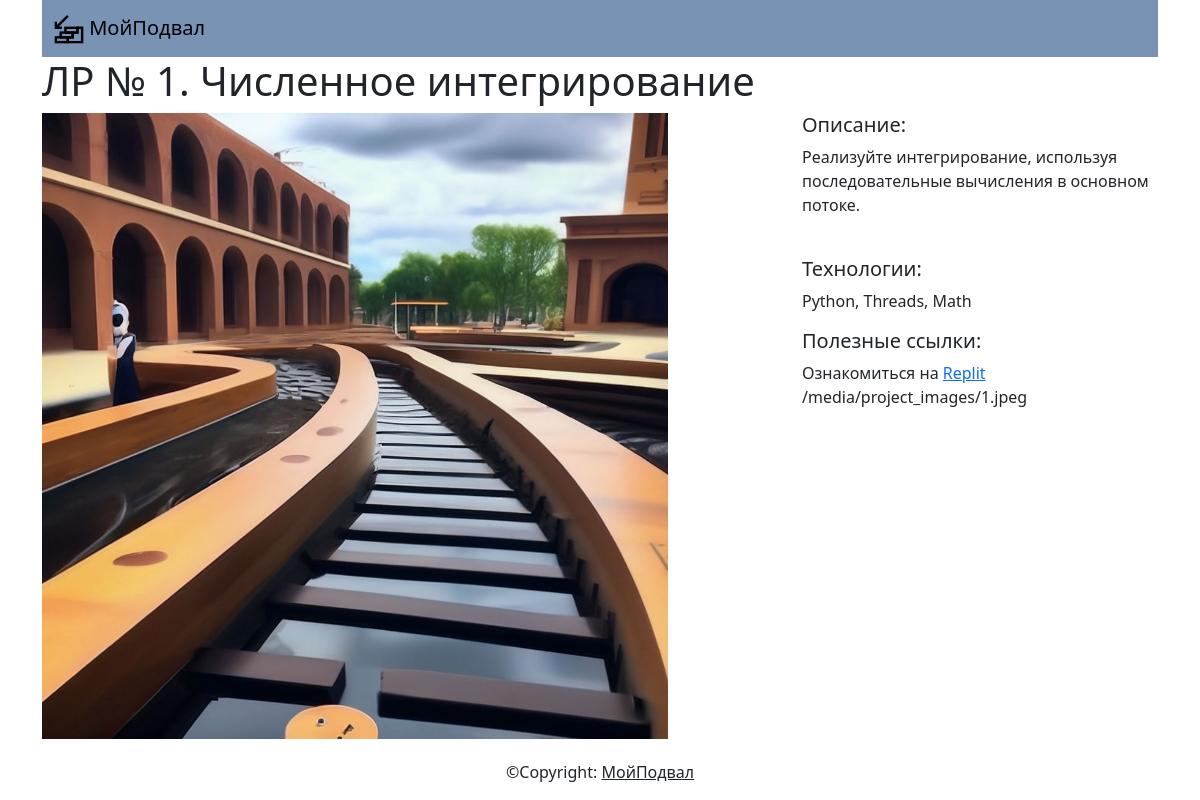
/6/, run on the app's committed database.
### projects/models.py (models this page shows, shortened)
class Project(models.Model):
    title = models.CharField(max_length=256)
    description = models.TextField()
    technology = models.CharField(max_length=256)
    image = models.FileField(upload_to='project_images/', blank=True)
    githublink = models.CharField(max_length=256, null=True, blank=True)
    replitlink = models.CharField(max_length=256, null=True, blank=True)
    anotherlink = models.CharField(max_length=256, null=True, blank=True)

### projects/views.py (the view)
# urls.py: path("<int:pk>/", views.project_detail, name="project_detail")
def project_detail(request, pk):
    project = Project.objects.get(pk=pk)
    context = {
        "project": project
    }
    return render(request, "projects/project_detail.html", context)

### projects/templates/projects/project_detail.html (shortened to what this page needs)
{% extends "base.html" %}
{% block page_content %}
<h1>{{ project.title }}</h1>
<div class="row">
    <div class="col-md-8">
        {% if project.image %}
            <img src="{{ project.image.url }}" width="85%">
        {% endif %}
    </div>
    <div class="col-md-4">
        <h5>Описание:</h5>
        <p>{{ project.description }}</p>
        <br>
        <h5>Технологии:</h5>
        <p>{{ project.technology }}</p>
        {% if project.githublink or project.replitlink or project.anotherlink%}
            <h5>Полезные ссылки:</h5>
        {% endif %}
        {% if project.replitlink %}
            Ознакомиться на <a href="{{ project.replitlink }}">Replit</a>
        {% endif %}
        {{ project.image.url }}
    </div>
</div>
{% endblock page_content %}

### data on the page
Project: title "ЛР № 1. Численное интегрирование", image (picture), description "Реализуйте интегрирование, используя последовательные вычисления в основном потоке.", technology "Python, Threads, Math", image "/media/project_images/1.jpeg"
